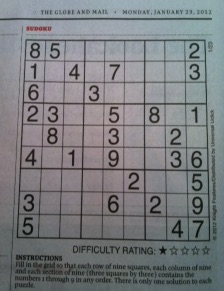
#> input picture img/sudoku.jpg, 224 x 291 px, found by its file name
$ python hough_line.py
#> lines starting #> are read from the running program, lines starting #| are printed output that depends on the picture
"""
opencv

출처

제목: 파이썬으로 만드는 OpenCV 프로젝트
저자: 이세우
출판: 프로그래밍인사이트
"""
"""
요약

[예제 7-8] 허프 선 검출
"""
import cv2
import numpy as np

img = cv2.imread(filename="../img/sudoku.jpg")
#> img is the input picture: shape (291, 224, 3); mean B, G, R 127.4, 124.5, 122.2
img2 = img.copy()
h, w = img.shape[:2]
#> h = 291; w = 224

img_gray = cv2.cvtColor(src=img, code=cv2.COLOR_BGR2GRAY)
edges = cv2.Canny(image=img_gray, threshold1=100, threshold2=200)
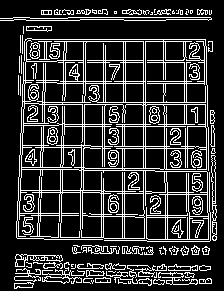
#> edges: shape (291, 224); 19.3% white in thin lines or dots

lines = cv2.HoughLines(image=edges, rho=1, theta=np.pi/180, threshold=130)
#> lines = 45 rows, first 8: [143, 0], [86, 0.0175], [145, 0], [84, 0.0175], [39, 1.57], [41, 1.57], [104, 1.57], [168, 1.59]

for line in lines:
    r, theta = line[0]
    tx, ty = np.cos(theta), np.sin(theta)
    x0, y0 = tx * r, ty * r
#> (the run stopped early here; a loop or call above may not have finished)

$ run again, with img/abnormal.jpg copied over img/sudoku.jpg
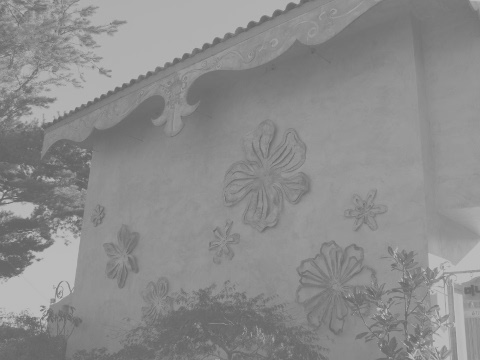
#> input picture img/abnormal.jpg, 480 x 360 px, found by its file name
#> img is the input picture: shape (360, 480, 3); min 96, max 194, mean 140.1
#> `edges = cv2.Canny(image=img_gray, threshold1=100, threshold2=200)`:
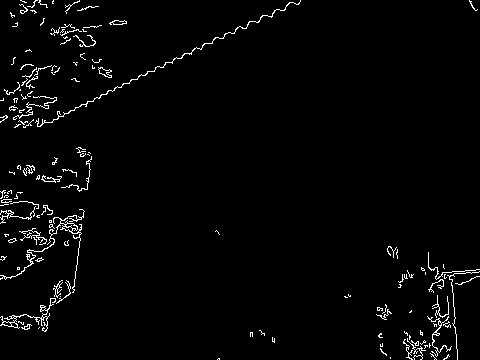
#> edges: shape (360, 480); 2.3% white in thin lines or dots
#> lines = None
